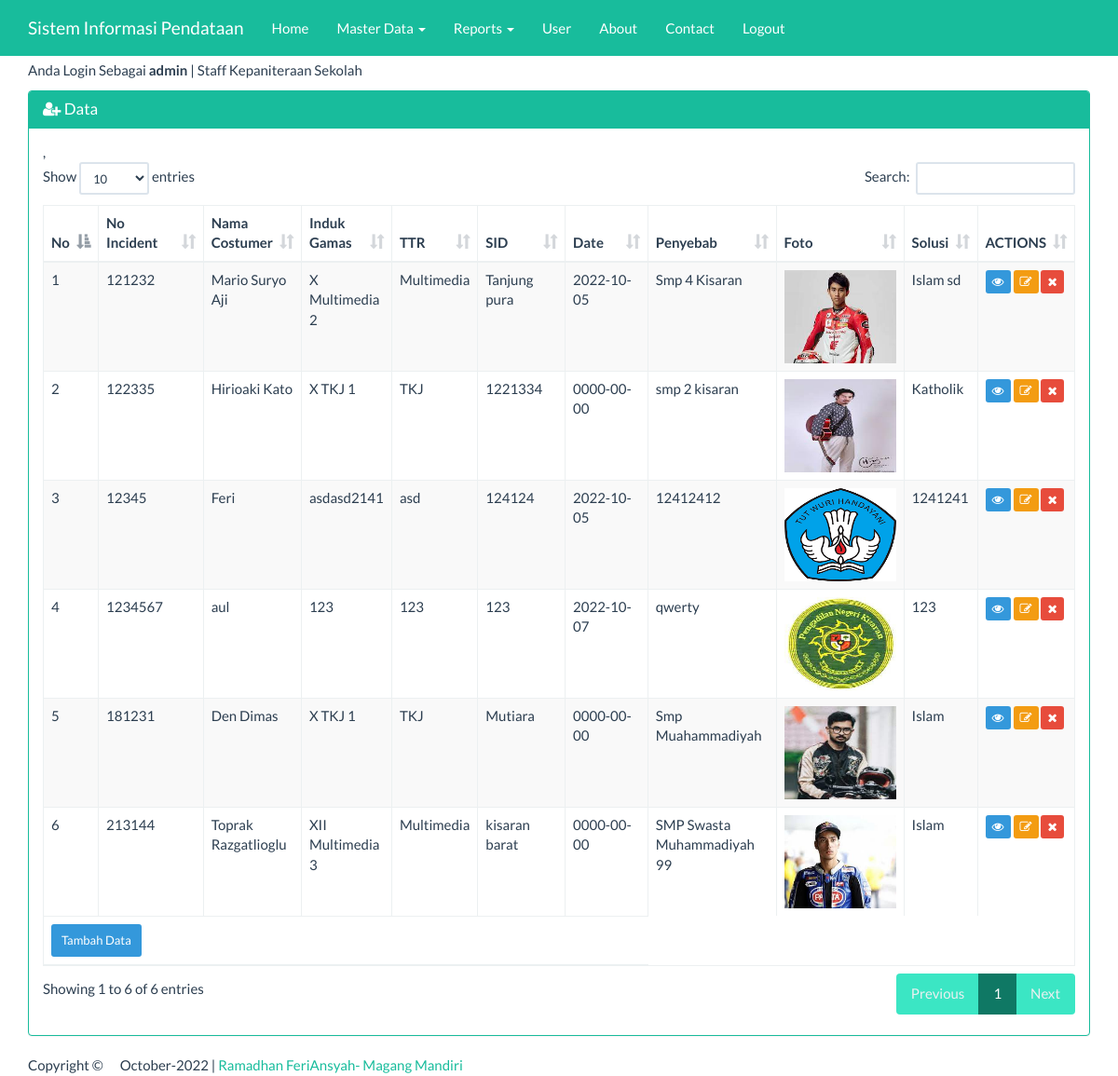
The app's page /index_admin.php?page=datasiswa&actions=tampil (signed in) with its own data.
### tables this page shows
CREATE TABLE `datasiswa` (
  `nis` varchar(50) NOT NULL,
  `nama` varchar(25) NOT NULL,
  `kelas` varchar(255) NOT NULL,
  `alamat` varchar(20) NOT NULL,
  `gender` varchar(50) NOT NULL,
  `agama` varchar(25) NOT NULL,
  `no_telp` varchar(50) NOT NULL,
  `foto` varchar(255) NOT NULL,
  `thn_masuk` date NOT NULL,
  `Jurusan` varchar(50) NOT NULL,
  `asal_sekolah` varchar(500) NOT NULL,
  `Status` varchar(15) NOT NULL
);

### views/datasiswa_tampil.php (the view, shortened to what this page needs)
<div class="container">
    <div class="row">
        <div class="col-xs-12">
            <div class="panel panel-success">
                <div class="panel-heading">
                    <h3 class="panel-title"><span class="fa fa-user-plus"></span> Data </h3>
                </div>
                <div class="panel-body">
                    <table id="dtskripsi" class="table table-bordered table-striped table-hover">
                        <thead>
                            <tr>
                             <th>No</th>
                                <th width="17%">No Incident</th>,<th>Nama Costumer</th>
                                <th>Induk Gamas</th>
                                <th>TTR</th>
                                <th width="14%">SID</center></th>
                                <th width="14%">Date</center></th>
                                <th width="15%">Penyebab</th>
                                <th>Foto</th>
                                <th>Solusi</th>
                                <th>ACTIONS</th>
                            </tr>
                        </thead>
                        <tbody>
                            <?php
                            $sql = "SELECT * FROM datasiswa";
                            $query = mysqli_query($koneksi, $sql) or die("SQL Anda Salah");
                            $nomor = 0;
                            while ($data = mysqli_fetch_array($query)) {
                                $nomor++;
                                ?>
                                <tr>
                                <td><?= $nomor ?></td>
									<td><?= $data['nis'] ?></td>
                                    <td><?= $data['nama'] ?></td>
                                    <td><?= $data['kelas'] ?></td>
                                    <td><?= $data['Jurusan'] ?></td>
                                    <td><?= $data['alamat'] ?></td>
                                    <td><?= $data['thn_masuk'] ?></td>
									<td><?= $data['asal_sekolah'] ?></td>
                                    <td><img src="foto/<?= $data['foto']?>" width="120" height="100"></td>
                                    <td><?= $data['agama'] ?></td>
                                    <td>
                                        <a href="?page=datasiswa&actions=detail&nis=<?= $data['nis'] ?>" class="btn btn-info btn-xs">
                                            <span class="fa fa-eye"></span>
                                        </a>
                                        <a href="?page=datasiswa&actions=edit&nis=<?= $data['nis'] ?>" class="btn btn-warning btn-xs">
                                            <span class="fa fa-edit"></span>
										</a>
                                        <a href="?page=datasiswa&actions=delete&nis=<?= $data['nis'] ?>" class="btn btn-danger btn-xs">
                                            <span class="fa fa-remove"></span>
                                        </a>
                                    </td>
                                </tr>
                            <?php } ?>
                        </tbody>
                        <tfoot>
                            <tr>
                                <td colspan="7">
                                    <a href="?page=datasiswa&actions=tambah" class="btn btn-info btn-sm">
                                        Tambah Data
                                    </a>
                                </td>
                            </tr>
                        </tfoot>
                    </table>
                </div>
            </div>
        </div>
    </div>
</div>

### index_admin.php (style rules this page uses)
body { margin-top:65px; }

### records on screen
datasiswa: nis "121232", nama "Mario Suryo Aji", kelas "X Multimedia 2", Jurusan "Multimedia", alamat "Tanjung pura", thn_masuk "2022-10-05", asal_sekolah "Smp 4 Kisaran", foto (picture), agama "Islam sd"
datasiswa: nis "122335", nama "Hirioaki Kato", kelas "X TKJ 1", Jurusan "TKJ", alamat "1221334", thn_masuk "0000-00-00", asal_sekolah "smp 2 kisaran", foto (picture), agama "Katholik"
datasiswa: nis "12345", nama "Feri", kelas "asdasd2141", Jurusan "asd", alamat "124124", thn_masuk "2022-10-05", asal_sekolah "12412412", foto (picture), agama "1241241"
datasiswa: nis "1234567", nama "aul", kelas "123", Jurusan "123", alamat "123", thn_masuk "2022-10-07", asal_sekolah "qwerty", foto (picture), agama "123"
datasiswa: nis "181231", nama "Den Dimas", kelas "X TKJ 1", Jurusan "TKJ", alamat "Mutiara", thn_masuk "0000-00-00", asal_sekolah "Smp Muahammadiyah", foto (picture), agama "Islam"
datasiswa: nis "213144", nama "Toprak Razgatlioglu", kelas "XII Multimedia 3", Jurusan "Multimedia", alamat "kisaran barat", thn_masuk "0000-00-00", asal_sekolah "SMP Swasta Muhammadiyah 99", foto (picture), agama "Islam"

### other values on screen
$_SESSION['username'] "admin"
$_SESSION['ket'] "Staff Kepaniteraan Sekolah"
